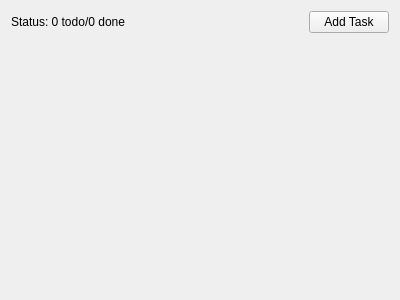
<?xml version="1.0" encoding="UTF-8"?>
<ui version="4.0">
 <class>MainWindow</class>
 <widget class="QMainWindow" name="MainWindow">
  <property name="geometry">
   <rect>
    <x>0</x>
    <y>0</y>
    <width>400</width>
    <height>300</height>
   </rect>
  </property>
  <property name="windowTitle">
   <string>Todo</string>
  </property>
  <widget class="QWidget" name="centralWidget">
   <layout class="QVBoxLayout" name="verticalLayout">
    <item>
     <layout class="QHBoxLayout" name="toolbarLayout">
      <item>
       <widget class="QLabel" name="statusLabel">
        <property name="text">
         <string>Status: 0 todo/0 done</string>
        </property>
       </widget>
      </item>
      <item>
       <spacer name="horizontalSpacer">
        <property name="orientation">
         <enum>Qt::Horizontal</enum>
        </property>
        <property name="sizeHint" stdset="0">
         <size>
          <width>379</width>
          <height>17</height>
         </size>
        </property>
       </spacer>
      </item>
      <item>
       <widget class="QPushButton" name="addTaskButton">
        <property name="text">
         <string>Add Task</string>
        </property>
       </widget>
      </item>
     </layout>
    </item>
    <item>
     <layout class="QVBoxLayout" name="taskLayout">
      <item>
       <spacer name="verticalSpacer">
        <property name="orientation">
         <enum>Qt::Vertical</enum>
        </property>
        <property name="sizeHint" stdset="0">
         <size>
          <width>20</width>
          <height>40</height>
         </size>
        </property>
       </spacer>
      </item>
     </layout>
    </item>
   </layout>
  </widget>
 </widget>
 <layoutdefault spacing="6" margin="11"/>
 <resources/>
 <connections/>
</ui>
